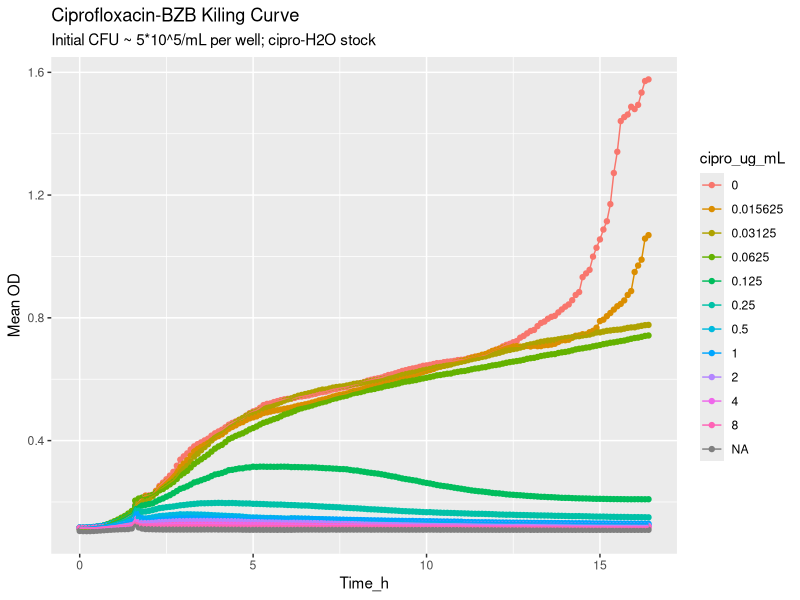
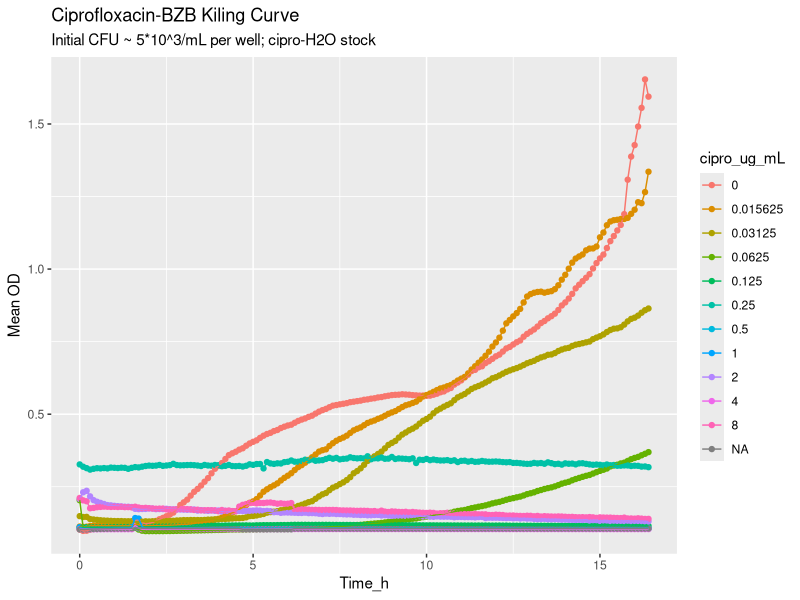
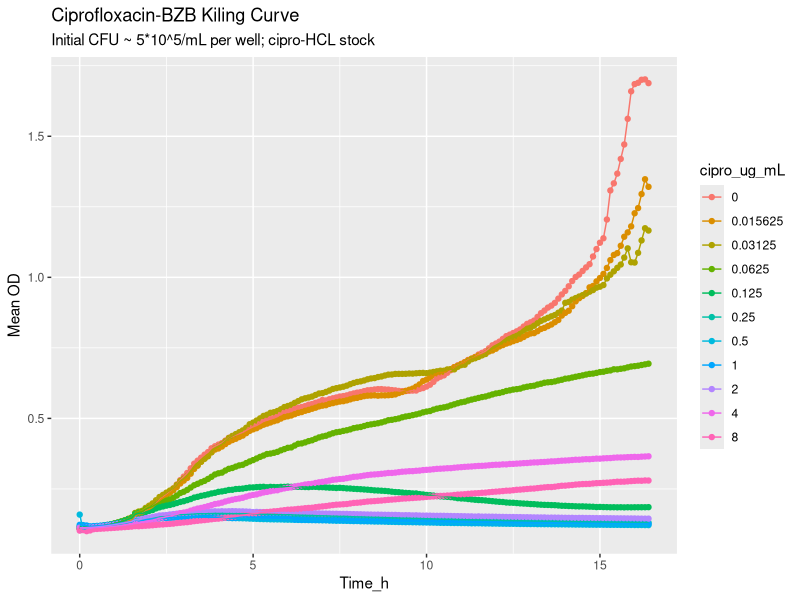
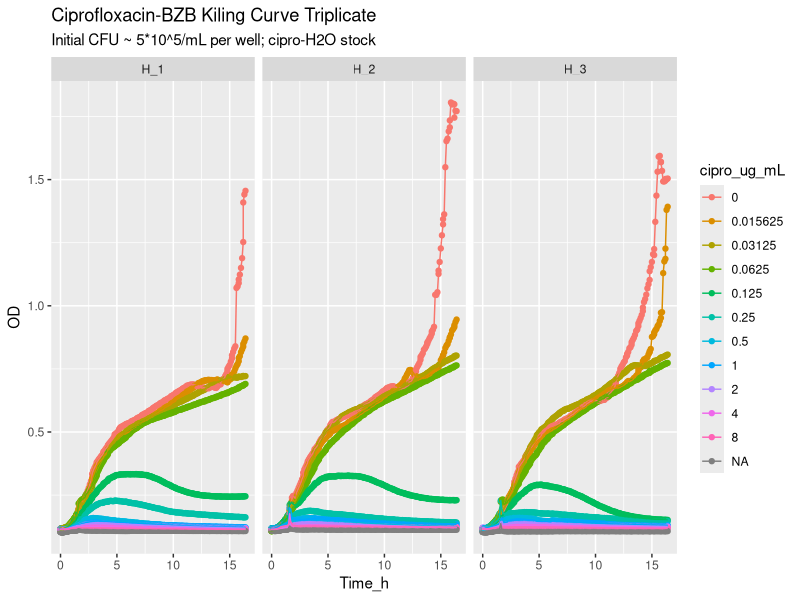
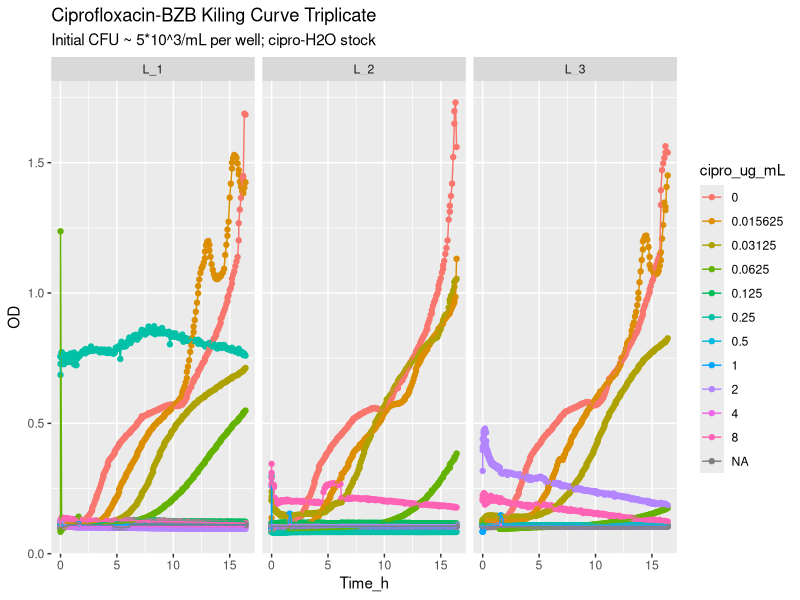
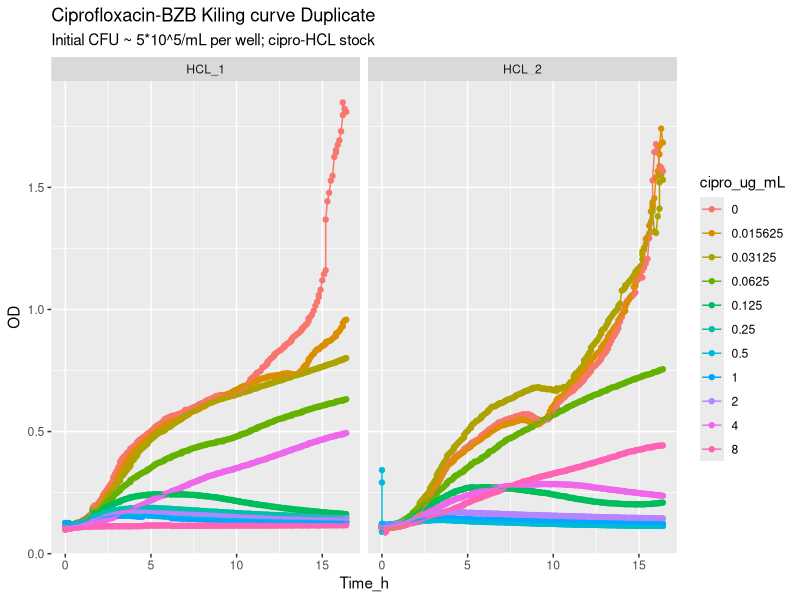
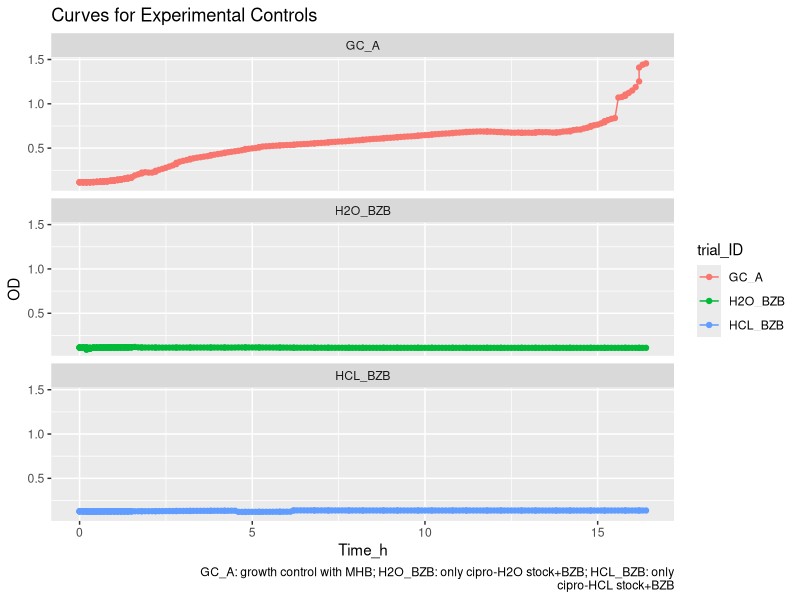
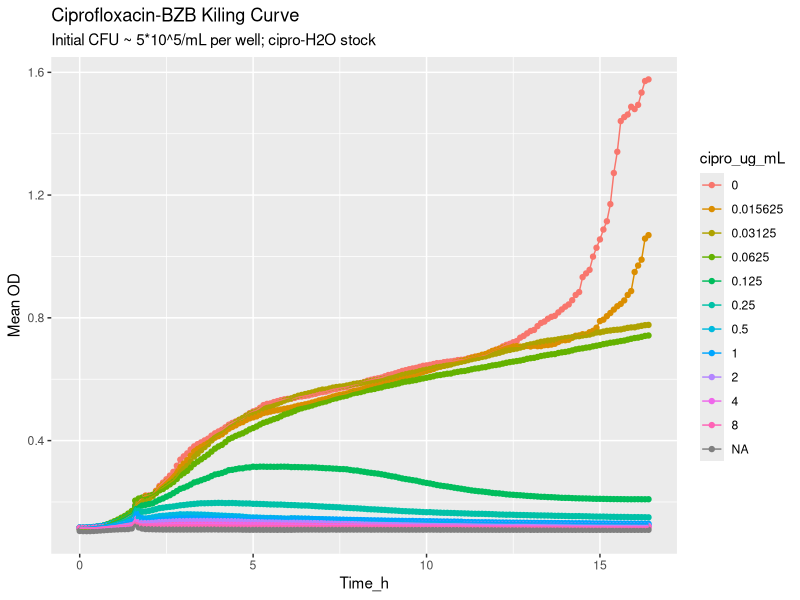

The R script that drew these images, in order:
## ---- chunk 1
#make sure you set the folder where your file is saved as the current working directory
#check whether the excel file names are the same and don't change the dataframe name
library(readxl)
library(tidyverse)

#Put in file names
cipro_BZB_1h <- read_excel("10.26_Cipro_BZB_testRun.xlsx", sheet="first_1h")
cipro_BZB_15h <- read_excel("10.26_Cipro_BZB_testRun.xlsx", sheet="second_15h")
key_ref <- read_excel("10.26_Cipro_BZB_testRun.xlsx", sheet="keys")
## ---- chunk 2
cipro_BZB_15h$"Cycle Nr." <- as.numeric(cipro_BZB_15h$"Cycle Nr.")

cipro_BZB_1h$"Cycle Nr." <- as.numeric(cipro_BZB_1h$"Cycle Nr.")
## ---- chunk 3
cipro_BZB_15h$"Cycle Nr." <- cipro_BZB_15h$"Cycle Nr." + 90
## ---- chunk 4
cipro_BZB_15h$"Time [s]" <- cipro_BZB_15h$"Time [s]" + 5400

## ---- chunk 5
combined_df <- bind_rows(cipro_BZB_1h, cipro_BZB_15h)
## ---- chunk 6
#preserve both cycle nr. and time
pivoted_OD <- combined_df %>%
  select(-3)%>%
pivot_longer(cols = -c(1,2), names_to = "well_ID", values_to = "OD")
## ---- chunk 7
#change Time [s] to Time [h]
df_clean <- pivoted_OD%>%
  mutate(Time_min=round(`Time [s]`/60,1),
         Time_h=round(Time_min/60,1))%>%
  rename(Cycle=`Cycle Nr.`,
         Time_s=`Time [s]`)%>%
  select(Cycle, Time_h, Time_min, everything())
  
## ---- chunk 8
df_clean<- left_join(df_clean, key_ref[, c("well_ID", "key", "cipro_ug_mL", "trial", "trial_rep", "trial_ID")], by = "well_ID")

df_clean$cipro_ug_mL<-factor(as.numeric(df_clean$cipro_ug_mL))

## ---- chunk 9
df_summarise <- df_clean %>%
  filter(trial != "test") %>%
  group_by(Time_h, trial, cipro_ug_mL) %>%
  summarise(
    min=min(OD, na.rm = TRUE),
    max=max(OD, na.rm = TRUE),
    mean = mean(OD, na.rm = TRUE),
    sd = sd(OD, na.rm = TRUE),
    .groups = "drop") %>%
  mutate(CV = sd/mean)

## ---- chunk 10
BZB_H_curve<- df_summarise |>
  filter(trial == "H") |>
ggplot( 
       aes(x = Time_h, y = mean, color = cipro_ug_mL)) +
  geom_point() +
  geom_line()+
  #geom_errorbar(aes(ymin = min, ymax = max, color = cipro_ug_mL, group =cipro_ug_mL), width = 0.2)+
   labs(title = "Ciprofloxacin-BZB Kiling Curve",
        subtitle = "Initial CFU ~ 5*10^5/mL per well; cipro-H2O stock",
        y="Mean OD")

BZB_H_curve

#set working directory before saving!
ggsave("./plots_ggsave/Cipro_BZB_testRun_H-H2O_102626.png", plot = BZB_H_curve, units="px", width = 600, height = 450, dpi = 120)
## ---- chunk 11
BZB_L_curve<- df_summarise |>
  filter(trial == "L") |>
ggplot( 
       aes(x = Time_h, y = mean, color = cipro_ug_mL)) +
  geom_point() +
  geom_line()+
  #geom_errorbar(aes(ymin = min, ymax = max, color = cipro_ug_mL, group =cipro_ug_mL), width = 0.2)+
   labs(title = "Ciprofloxacin-BZB Kiling Curve",
        subtitle = "Initial CFU ~ 5*10^3/mL per well; cipro-H2O stock",
        y="Mean OD")

BZB_L_curve

ggsave("./plots_ggsave/Cipro_BZB_testRun_L-H2O_102626.png", plot = BZB_L_curve, units="px", width = 600, height = 450, dpi = 120)
## ---- chunk 12
BZB_HCL_curve<- df_summarise |>
  filter(trial == "HCL") |>
ggplot( 
       aes(x = Time_h, y = mean, color = cipro_ug_mL)) +
  geom_point() +
  geom_line()+
  #geom_errorbar(aes(ymin = min, ymax = max, color = cipro_ug_mL, group =cipro_ug_mL), width = 0.2)+
   labs(title = "Ciprofloxacin-BZB Kiling Curve",
        subtitle = "Initial CFU ~ 5*10^5/mL per well; cipro-HCL stock",
        y="Mean OD")

BZB_HCL_curve

ggsave("./plots_ggsave/Cipro_BZB_testRun_H-HCL_102626.png", plot = BZB_HCL_curve, units="px", width = 600, height = 450, dpi = 120)

## ---- chunk 13
BZB_H_reps<- df_clean |>
  filter(trial == "H") |>
ggplot(aes(x = Time_h, y = OD, color = cipro_ug_mL)) +
  geom_point() +
  geom_line()+
  facet_wrap(~trial_rep)+
   labs(title = "Ciprofloxacin-BZB Kiling Curve Triplicate",
        subtitle = "Initial CFU ~ 5*10^5/mL per well; cipro-H2O stock",
        y="OD")

BZB_H_reps

#set working directory before saving!
ggsave("./plots_ggsave/Cipro_BZB_testRun_H-H2O-reps_102626.png", plot = BZB_H_curve, units="px", width = 600, height = 450, dpi = 120)
## ---- chunk 14
BZB_L_reps<- df_clean |>
  filter(trial == "L") |>
ggplot(aes(x = Time_h, y = OD, color = cipro_ug_mL)) +
  geom_point() +
  geom_line()+
  facet_wrap(~trial_rep)+
   labs(title = "Ciprofloxacin-BZB Kiling Curve Triplicate",
        subtitle = "Initial CFU ~ 5*10^3/mL per well; cipro-H2O stock",
        y="OD")

BZB_L_reps

ggsave("./plots_ggsave/Cipro_BZB_testRun_L-H2O-reps_102626.png", plot = BZB_L_reps, units="px", width = 600, height = 450, dpi = 120)
## ---- chunk 15
BZB_HCL_reps<- df_clean |>
  filter(trial == "HCL") |>
ggplot(aes(x = Time_h, y = OD, color = cipro_ug_mL)) +
  geom_point() +
  geom_line()+
  facet_wrap(~trial_rep)+
   labs(title = "Ciprofloxacin-BZB Kiling curve Duplicate",
        subtitle = "Initial CFU ~ 5*10^5/mL per well; cipro-HCL stock",
        y="OD")

BZB_HCL_reps

ggsave("./plots_ggsave/Cipro_BZB_testRun_H-HCL-reps_102626.png", plot = BZB_HCL_reps, units="px", width = 600, height = 450, dpi = 120)
## ---- chunk 16
solvent_controls<- df_clean |>
   filter(trial_ID %in% c("GC_A","HCL_BZB", "H2O_BZB")) |>
ggplot(aes(x = Time_h, y = OD, color = trial_ID)) +
  geom_point() +
  geom_line()+
  facet_wrap(~trial_ID, nrow=3)+
   labs(title = "Curves for Experimental Controls",
        caption = str_wrap("GC_A: growth control with MHB; H2O_BZB: only cipro-H2O stock+BZB; HCL_BZB: only cipro-HCL stock+BZB"),
        y="OD")

solvent_controls

ggsave("./plots_ggsave/Cipro_BZB_testRun_solventControls_102626.png", plot = solvent_controls, units="px",width = 800, height = 650, dpi = 120)
